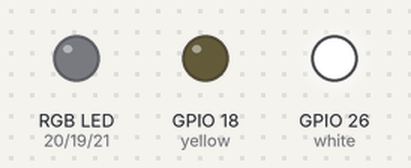
Recording of a program running on a simulated Raspberry Pi (BCM pin numbers). On the bench: an RGB LED mixed from three pins (HIGH = lit), output pins drawn as LEDs (lit = HIGH).

Above: at 0.02 s.
At 0.32 s:
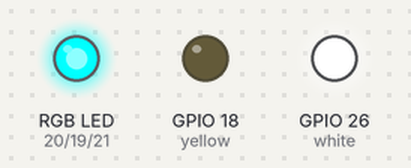
At 0.72 s:
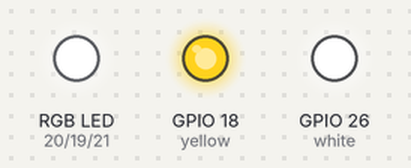
At 1.47 s:
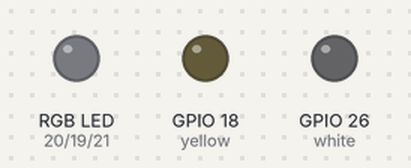
At 2.17 s:
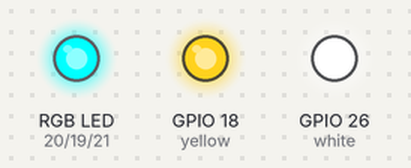
At 2.87 s:
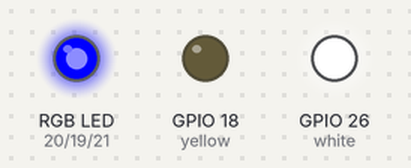
Timing chart, 0 to 3.2 s (numbered marks = the images above):
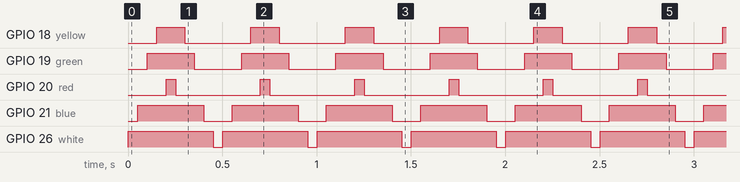

The program:

RGBledultrawave.py
```python
#!/usr/bin/env python3

from gpiozero import LED
from time import sleep

red = LED(20,active_high=True)
yellow = LED(18,active_high=True)
green = LED(19,active_high=True)
blue = LED(21,active_high=True)
white = LED(26,active_high=True)

while True:
	white.on()
	sleep(0.05)
	#white.off()
	#sleep(1)
	blue.on()
	sleep(0.05)
	#blue.off()
	#sleep(1)
	green.on()
	sleep(0.05)
	#green.off()
	#sleep(1)
	yellow.on()
	sleep(0.05)
	#yellow.off()
	#sleep(1)
	red.on()
	sleep(0.05)
	red.off()
	sleep(0.05)
	yellow.off()
	sleep(0.05)
	green.off()
	sleep(0.05)
	blue.off()
	sleep(0.05)
	white.off()
	sleep(0.05)
```

Measured:
- by itself, GPIO 18 (yellow): alternates HIGH for 0.15 s and LOW for 0.35 s
- by itself, GPIO 19 (green): alternates HIGH for 0.25 s and LOW for 0.25 s
- by itself, GPIO 20 (red): alternates HIGH for 0.05 s and LOW for 0.45 s
- by itself, GPIO 21 (blue): alternates HIGH for 0.35 s and LOW for 0.15 s
- by itself, GPIO 26 (white): alternates HIGH for 0.45 s and LOW for 0.05 s
